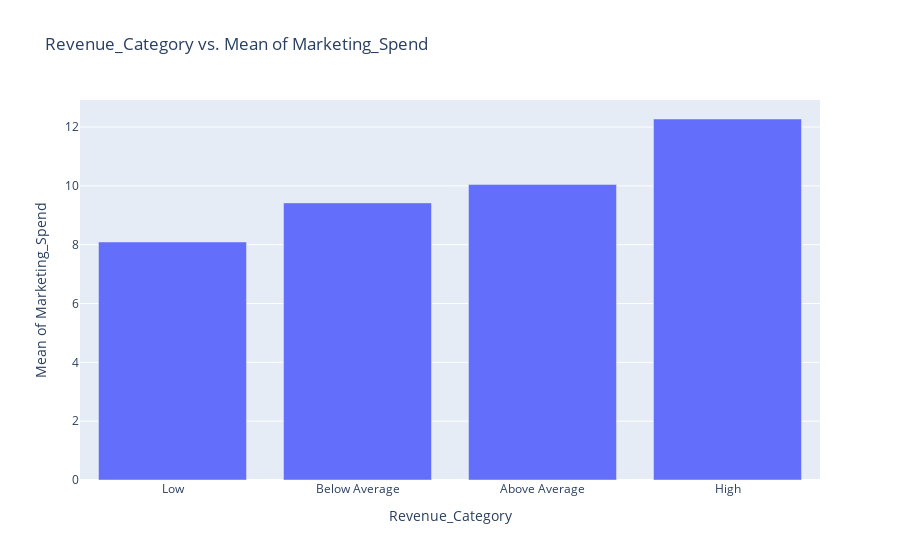

Here is the notebook cell this chart was saved with:
### Markdown cell above
Aylık gelir kategorisine göre ortalama menü fiyatı şu şekildedir:
- &nbsp; Düşük: 25.967
- &nbsp; Ortalama Altı: 29.779
- &nbsp; Ortalama Üstü: 31.625
- &nbsp; Yüksek: 33.505  

Buna göre, menü fiyatı arttıkça restoranın aylık gelirinin arttığını söyleyebiliriz.

### Code cell
target_sum_with_num_plotly(data, target_cat, 'Marketing_Spend')

### Figure 1 — Plotly figure (JSON) as saved in the notebook; plotly's stock layout.template omitted (floating-point values rounded to 4 significant figures)
{"data": [{"alignmentgroup": "True", "hovertemplate": "Revenue_Category=%{x}<br>Mean of Marketing_Spend=%{y}<extra></extra>", "legendgroup": "", "marker": {"color": "#636efa", "pattern": {"shape": ""}}, "name": "", "offsetgroup": "", "orientation": "v", "showlegend": false, "textposition": "auto", "type": "bar", "x": ["Low", "Below Average", "Above Average", "High"], "xaxis": "x", "y": [8.092, 9.421, 10.05, 12.27], "yaxis": "y"}], "layout": {"barmode": "relative", "legend": {"tracegroupgap": 0}, "title": {"text": "Revenue_Category vs. Mean of Marketing_Spend"}, "xaxis": {"anchor": "y", "domain": [0, 1], "title": {"text": "Revenue_Category"}}, "yaxis": {"anchor": "x", "domain": [0, 1], "title": {"text": "Mean of Marketing_Spend"}}}}
